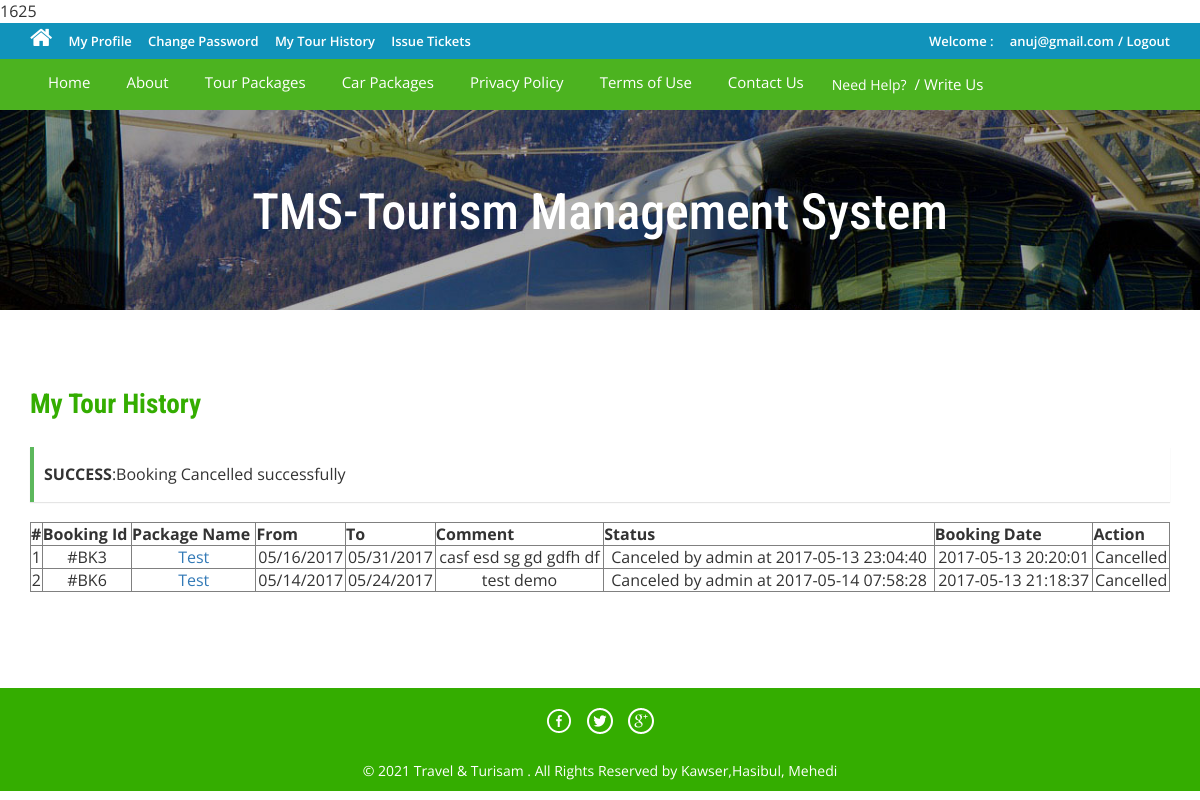
/tour-history.php?bkid=2 (signed in), run on the app's committed database.
### tables this page shows
CREATE TABLE `tblbooking` (
  `BookingId` int(11) NOT NULL,
  `PackageId` int(11) DEFAULT NULL,
  `UserEmail` varchar(100) DEFAULT NULL,
  `FromDate` varchar(100) DEFAULT NULL,
  `ToDate` varchar(100) DEFAULT NULL,
  `Comment` mediumtext DEFAULT NULL,
  `RegDate` timestamp NULL DEFAULT current_timestamp(),
  `status` int(11) DEFAULT NULL,
  `CancelledBy` varchar(5) DEFAULT NULL,
  `UpdationDate` timestamp NULL DEFAULT NULL ON UPDATE current_timestamp()
);

CREATE TABLE `tbltourpackages` (
  `PackageId` int(11) NOT NULL,
  `PackageName` varchar(200) DEFAULT NULL,
  `PackageType` varchar(150) DEFAULT NULL,
  `PackageLocation` varchar(100) DEFAULT NULL,
  `PackagePrice` int(11) DEFAULT NULL,
  `PackageFetures` varchar(255) DEFAULT NULL,
  `PackageDetails` mediumtext DEFAULT NULL,
  `PackageImage` varchar(100) DEFAULT NULL,
  `Creationdate` timestamp NULL DEFAULT current_timestamp(),
  `UpdationDate` timestamp NULL DEFAULT NULL ON UPDATE current_timestamp()
);

### tour-history.php (the view, shortened to what this page needs)
<?php
include('includes/config.php');
if(strlen($_SESSION['login'])==0)
	{
header('location:index.php');
}
else{
if(isset($_REQUEST['bkid']))
	{
		$bid=intval($_GET['bkid']);
$email=$_SESSION['login'];
	$sql ="SELECT FromDate FROM tblbooking WHERE UserEmail=:email and BookingId=:bid";
$query= $dbh -> prepare($sql);
$query-> bindParam(':email', $email, PDO::PARAM_STR);
$query-> bindParam(':bid', $bid, PDO::PARAM_STR);
$query-> execute();
$results = $query -> fetchAll(PDO::FETCH_OBJ);
if($query->rowCount() > 0)
{
foreach($results as $result)
{
	 $fdate=$result->FromDate;
	$cdate=date('Y/m/d');
	$date1=date_create("$cdate");
	$date2=date_create("$fdate");
 $diff=date_diff($date1,$date2);
echo $df=$diff->format("%a");
if($df>1)
{
$msg="Booking Cancelled successfully";
}
else
{
$error="You can't cancel booking before 24 hours";
}
}
}
}
?>
<!DOCTYPE HTML>
<html>
<head>
<link href="css/bootstrap.css" rel='stylesheet' type='text/css' />
<link href="css/style.css" rel='stylesheet' type='text/css' />
<link href="css/font-awesome.css" rel="stylesheet">
<link href="css/animate.css" rel="stylesheet" type="text/css" media="all">
</head>
<body>
<div class="top-header">
<?php include('includes/header.php');?>
<div class="banner-1 ">
	<div class="container">
		<h1 class="wow zoomIn animated animated" data-wow-delay=".5s" style="visibility: visible; animation-delay: 0.5s; animation-name: zoomIn;">TMS-Tourism Management System</h1>
	</div>
</div>
<div class="privacy">
	<div class="container">
		<h3 class="wow fadeInDown animated animated" data-wow-delay=".5s" style="visibility: visible; animation-delay: 0.5s; animation-name: fadeInDown;">My Tour History</h3>
		<form name="chngpwd" method="post" onSubmit="return valid();">
		 <?php if($error){?><div class="errorWrap"><strong>ERROR</strong>:<?php echo htmlentities($error); ?> </div><?php }
				else if($msg){?><div class="succWrap"><strong>SUCCESS</strong>:<?php echo htmlentities($msg); ?> </div><?php }?>
	<p>
	<table border="1" width="100%">
<tr align="center">
<th>#</th>
<th>Booking Id</th>
<th>Package Name</th>
<th>From</th>
<th>To</th>
<th>Comment</th>
<th>Status</th>
<th>Booking Date</th>
<th>Action</th>
</tr>
<?php
$uemail=$_SESSION['login'];;
$sql = "SELECT tblbooking.BookingId as bookid,tblbooking.PackageId as pkgid,tbltourpackages.PackageName as packagename,tblbooking.FromDate as fromdate,tblbooking.ToDate as todate,tblbooking.Comment as comment,tblbooking.status as status,tblbooking.RegDate as regdate,tblbooking.CancelledBy as cancelby,tblbooking.UpdationDate as upddate from tblbooking join tbltourpackages on tbltourpackages.PackageId=tblbooking.PackageId where UserEmail=:uemail";
$query = $dbh->prepare($sql);
$query -> bindParam(':uemail', $uemail, PDO::PARAM_STR);
$query->execute();
$results=$query->fetchAll(PDO::FETCH_OBJ);
$cnt=1;
if($query->rowCount() > 0)
{
foreach($results as $result)
{	?>
<tr align="center">
<td><?php echo htmlentities($cnt);?></td>
<td>#BK<?php echo htmlentities($result->bookid);?></td>
<td><a href="package-details.php?pkgid=<?php echo htmlentities($result->pkgid);?>"><?php echo htmlentities($result->packagename);?></a></td>
<td><?php echo htmlentities($result->fromdate);?></td>
<td><?php echo htmlentities($result->todate);?></td>
<td><?php echo htmlentities($result->comment);?></td>
<td><?php if($result->status==0)
{
echo "Pending";
}
if($result->status==2 and $result->cancelby=='a')
{
echo "Canceled by admin at " .$result->upddate;
}
?></td>
<td><?php echo htmlentities($result->regdate);?></td>
<?php if($result->status==2)
{
	?><td>Cancelled</td>
<?php } else {?>
<td><a href="tour-history.php?bkid=<?php echo htmlentities($result->bookid);?>" onclick="return confirm('Do you really want to cancel booking')" >Cancel</a></td>
<?php }?>
</tr>
<?php $cnt=$cnt+1; }} ?>
	</table>
			</p>
			</form>
	</div>
</div>
<?php include('includes/footer.php');?>
</body>
</html>
<?php } ?>

### css/style.css (style rules this page uses)
html, body { font-size: 100%; background: #fff; font-family: 'Open Sans', sans-serif; }
body a,.grid_1,plan_1,plan_1.one,plan_1.two,i.icon1, i.icon2, i.icon3, i.icon4, i.icon5, i.icon6 { transition:0.5s all; -webkit-transition:0.5s all; -moz-transition:0.5s all; -o-transition:0.5s all; -ms-transition:0.5s all; }
h1,h2,h3,h4,h5,h6 { margin:0; font-family: 'Roboto Condensed', sans-serif; }
p { margin:0; }
.top-header { background-color: #1193bb; border-bottom: 0 none; height: 36px; line-height: 35px; }
.banner-1 { background: url(../images/3.jpg)no-repeat; background-size: cover; -webkit-background-size: cover; -o-background-size: cover; -ms-background-size: cover; -moz-background-size: cover; min-height:200px; }
.banner-1 h1 { font-size: 50px; margin-bottom: 40px; padding: 1.5em 0 0; text-align: center; color: #ffffff; }
.privacy h3 { color: #34AD00; font-size: 1.7em; font-weight: 700; margin-bottom: 1em; }
.privacy { padding: 5em 0; }
.privacy p { font-size: 1em; line-height: 1.8em; color: #999; margin: 1em 0; }

### tour-history.php (style rules this page uses)
.succWrap { padding: 10px; margin: 0 0 20px 0; background: #fff; border-left: 4px solid #5cb85c; -webkit-box-shadow: 0 1px 1px 0 rgba(0,0,0,.1); box-shadow: 0 1px 1px 0 rgba(0,0,0,.1); }

### data on the page
tblbooking: FromDate "Booking Cancelled successfully"
tblbooking: BookingId "3", PackageId.PackageName "Test", FromDate "05/16/2017", ToDate "05/31/2017", Comment "casf esd sg gd gdfh df", UpdationDate "2017-05-13 23:04:40", RegDate "2017-05-13 20:20:01", status "Cancelled"
tblbooking: BookingId "6", PackageId.PackageName "Test", FromDate "05/14/2017", ToDate "05/24/2017", Comment "test demo", UpdationDate "2017-05-14 07:58:28", RegDate "2017-05-13 21:18:37", status "Cancelled"

### other printed values
$_SESSION['login'] "anuj@gmail.com"
